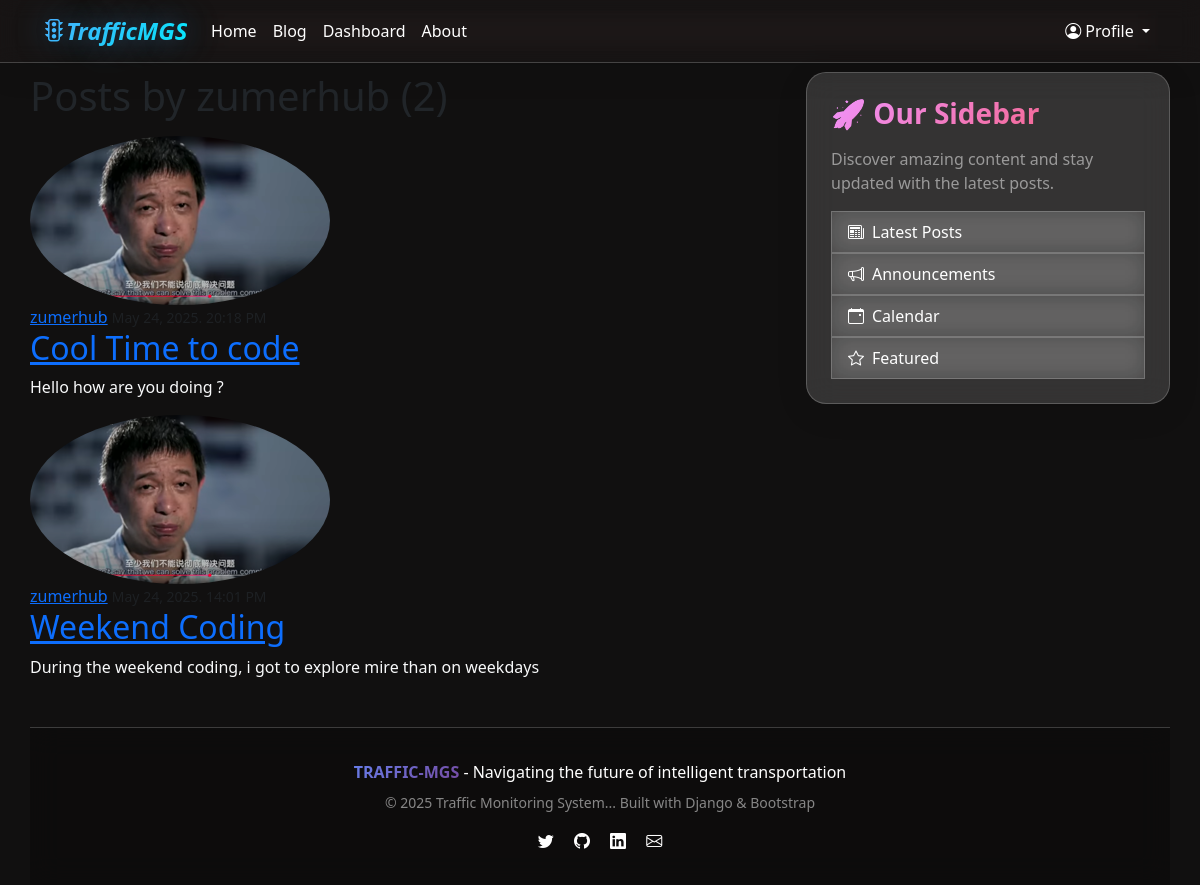
The page /blog/user/zumerhub/ on the database its author committed.
### apps/blogapp/models.py (models this page shows, shortened)
class Post(models.Model):
    title = models.CharField(max_length=200)
    content = models.TextField()
    date_posted = models.DateTimeField(default=timezone.now)
    author = models.ForeignKey(User, on_delete=models.CASCADE)

### apps/users/models.py (models this page shows, shortened)
class Profile(models.Model):
    user = models.OneToOneField(User, on_delete=models.CASCADE)
    image = models.ImageField(default='default.png', upload_to='profile_pics/')

### apps/blogapp/views.py (the view)
# urls.py: path('user/<str:username>/', UserPostListView.as_view(), name='user-posts'),
class UserPostListView(ListView):
    model = Post
    template_name = 'blog/user_posts.html'
    context_object_name = 'posts'
    paginate_by = 5
    def get_queryset(self):
        user = get_object_or_404(User, username=self.kwargs.get('username'))
        print(user)
        return Post.objects.filter(author=user).order_by('-date_posted')

### apps/blogapp/templates/blog/user_posts.html (shortened to what this page needs)
{% extends 'blog/base.html' %}
{% block content %}
    <h1 class="mb-3">Posts by {{ view.kwargs.username }} ({{ page_obj.paginator.count }})</h1>
    {% for post in posts %}
<article class="media content-section text-light">
    <img class="rounded-circle article-img" src="{{ post.author.profile.image.url }}" >
  <div class="media-body">
        <div class="article-metadata">
            <a class="mr-2" href="{% url 'user-posts' post.author.username %}">{{ post.author }}</a>
            <small class="text-muted">{{ post.date_posted | date:" F d, Y. H:i A" }}</small>
        </div>
        <h2><a class="article-title" href="{% url 'post-detail' post.id %}">{{ post.title }}</a></h2>
        <p class="article-content">{{ post.content }}</p>
    </div>
</article>
{% endfor %}
{% endblock content %}

### apps/blogapp/templates/blog/base.html (style rules this page uses)
:root { --primary-gradient: linear-gradient(135deg, #667eea 0%, #764ba2 100%); --secondary-gradient: linear-gradient(135deg, #f093fb 0%, #f5576c 100%); --accent-gradient: linear-gradient(135deg, #4facfe 0%, #00f2fe 100%); --dark-gradient: linear-gradient(135deg, #2c3e50 0%, #34495e 100%); --glass-bg: rgba(255, 255, 255, 0.1); --glass-border: rgba(255, 255, 255, 0.2); }
* { margin: 0; padding: 0; box-sizing: border-box; }
body { background:rgb(17, 16, 16); min-height: 100vh; font-family: 'Segoe UI', Tahoma, Geneva, Verdana, sans-serif; }

### rows shown on the page
Post: author.profile.image (picture), author "zumerhub", title "Cool Time to code", content "Hello how are you doing ?"
Post: author.profile.image (picture), author "zumerhub", title "Weekend Coding", content "During the weekend coding, i got to explore mire than on weekdays"

### other values the page prints
{{ view.kwargs.username }} "zumerhub"
{{ page_obj.paginator.count }} "2"
